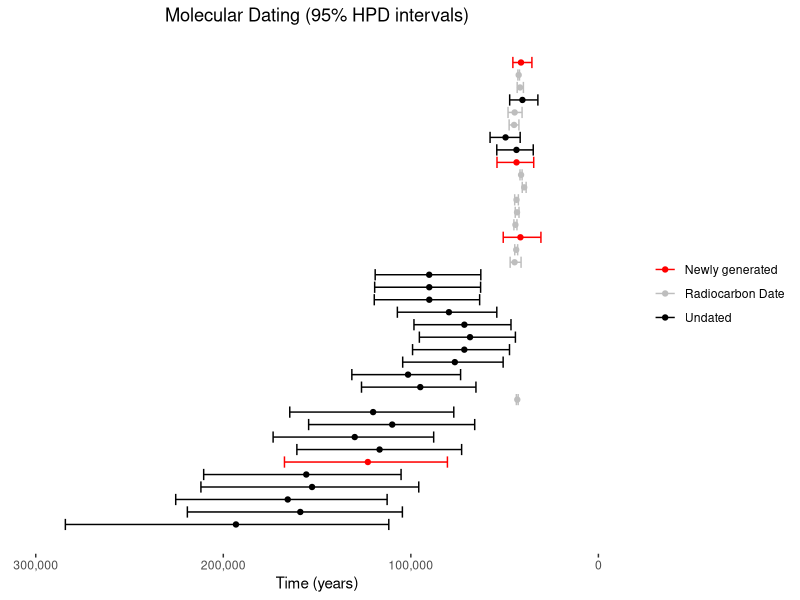

R code for this plot:
suppressPackageStartupMessages({
  library(ggplot2)
  library(dplyr)
})

library(readxl)
data <- read_excel("../../1_data/dating/Boxplot_dating.xlsx")
View(data)

initial <- ggplot(data, aes(x, y, colour = colors)) +        # ggplot2 plot with confidence intervals
  geom_point() +
  geom_errorbar(aes(xmin = upper, xmax = lower)) +
  scale_color_manual(values = c("Newly generated" = "red", "Radiocarbon Date" = "grey", "Undated" = "black")) +
  scale_y_reverse(position = "right") +
  scale_x_reverse(limits = c(300000,0), labels = scales::comma) +
  ggtitle("Molecular Dating (95% HPD intervals)") +
  theme(plot.title = element_text(hjust = 0.5)) +
  xlab("Time (years)") +
  theme(axis.title.y = element_blank(),
      axis.text.y = element_blank(),
      axis.ticks.y = element_blank(),
      legend.title=element_blank())

initial + theme(panel.background = element_blank())


